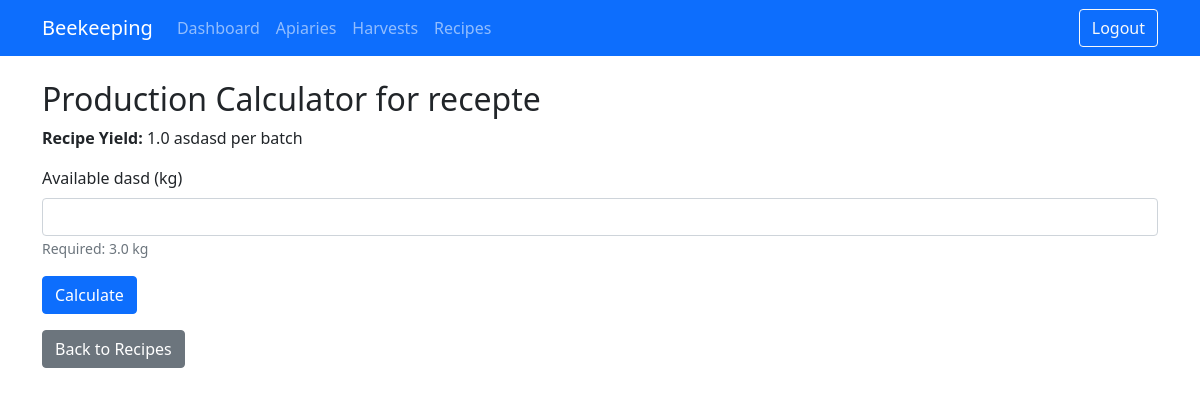
Screenshot of /calculate/1 (signed in) with the database file from the repository.
### tables this page shows
CREATE TABLE recipes (
                    id INTEGER PRIMARY KEY,
                    name TEXT NOT NULL
                , yield REAL NOT NULL DEFAULT 1, yield_unit TEXT DEFAULT 'units', user_id INTEGER NOT NULL DEFAULT 1);

CREATE TABLE recipe_ingredients (
                    id INTEGER PRIMARY KEY,
                    recipe_id INTEGER,
                    ingredient_id INTEGER,
                    quantity REAL NOT NULL, unit TEXT,
                    FOREIGN KEY (recipe_id) REFERENCES recipes (id),
                    FOREIGN KEY (ingredient_id) REFERENCES ingredients (id)
                );

CREATE TABLE ingredients (
                    id INTEGER PRIMARY KEY,
                    name TEXT NOT NULL
                , user_id INTEGER NOT NULL DEFAULT 1);

### web_app.py (the view, shortened to what this page needs)
@app.route('/calculate/<int:recipe_id>', methods=['GET', 'POST'])
def calculate_production(recipe_id):
    conn = sqlite3.connect('beekeeping.db')
    c = conn.cursor()
    c.execute("SELECT name, yield, yield_unit FROM recipes WHERE id = ?", (recipe_id,))
    recipe_data = c.fetchone()
    recipe_name = recipe_data[0]
    recipe_yield = recipe_data[1]
    recipe_yield_unit = recipe_data[2]
    c.execute("""SELECT i.name, ri.quantity, ri.unit FROM recipe_ingredients ri
                 JOIN ingredients i ON ri.ingredient_id = i.id
                 WHERE ri.recipe_id = ?""", (recipe_id,))
    ingredients = c.fetchall()
    conn.close()
    return render_template('calculate.html', recipe_name=recipe_name, ingredients=ingredients, max_prod=None, recipe_id=recipe_id, recipe_yield=recipe_yield, recipe_yield_unit=recipe_yield_unit)

### web_app.py (called while the page is built)
@app.before_request
def require_login():
    allowed = {"login", "register", "logout", "static", "serve_image"}  # names of view functions that don't require auth
    if request.endpoint not in allowed and not session.get("logged_in"):
        return redirect(url_for("login"))

### templates/calculate.html (shortened to what this page needs)
{% extends "base.html" %}
{% block content %}
<h2>Production Calculator for {{ recipe_name }}</h2>
<p><strong>Recipe Yield:</strong> {{ recipe_yield }} {{ recipe_yield_unit }} per batch</p>
<form method="post">
    {% for ingredient in ingredients %}
    <div class="mb-3">
        <label for="avail_{{ ingredient[0] }}" class="form-label">Available {{ ingredient[0] }} ({{ ingredient[2] }})</label>
        <input type="number" step="0.01" class="form-control" id="avail_{{ ingredient[0] }}" name="avail_{{ ingredient[0] }}" required>
        <small class="form-text text-muted">Required: {{ ingredient[1] }} {{ ingredient[2] }}</small>
    </div>
    {% endfor %}
    <button type="submit" class="btn btn-primary">Calculate</button>
</form>
<a href="{{ url_for('recipes') }}" class="btn btn-secondary mt-3">Back to Recipes</a>
{% endblock %}

### rows the page displays
recipes: name "recepte", yield "1.0", yield_unit "asdasd"
recipe_ingredients: name "dasd", unit "kg", quantity "3.0"
